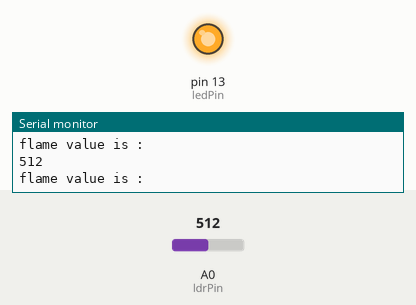
Bench run of a sketch on a simulated Arduino Uno, built with avr-gcc and run on an emulated ATmega328P. On the bench: output pins drawn as LEDs (lit = HIGH), the last lines printed to the serial monitor. The inputs (shaded band) are chosen by the test bench; at power-on: A0 (ldrPin) = 512.

Above: at 1.2 s.
1.3 s: A0 (ldrPin) set to 12
4.3 s: A0 (ldrPin) set to 9
At 5.0 s:
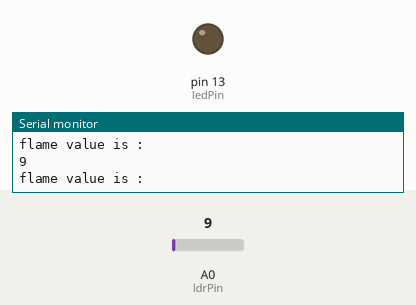
Timing chart, 0 to 7.3 s (numbered marks = the images above; inputs shaded):
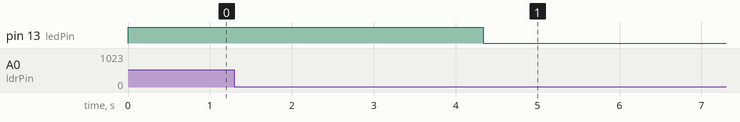

Measured:
- the behaviour switches between 11 and 10 on A0 (ldrPin) (found by bisection; images 0 and 1)
- after the input at 4.3 s, pin 13 (ledPin): HIGH → LOW at once

The sketch:

Flame.ino
```cpp
/* Interfacing LDR with Arduino UNO*/

int ldrPin = A0;//Set A0                              (Analog Input) for Flame.
int ledPin = 13; // digital pin 13

int value=0;
void setup() {
Serial.begin(9600);
pinMode(ledPin,OUTPUT);
}

void loop()
{
value = analogRead(ldrPin);//Reads the Value of LDR(light).
Serial.println("flame value is :");
Serial.println(value);
if(value>10)
  {
    digitalWrite(ledPin,HIGH);
  }
  else
  {
    digitalWrite(ledPin,LOW);
  }
}
```
